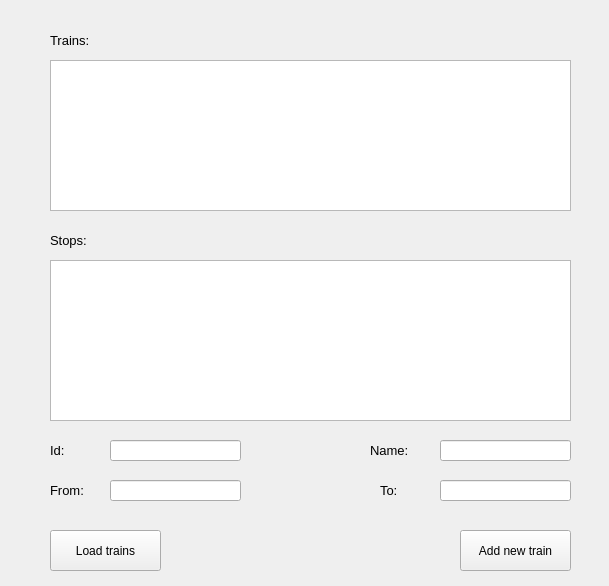
<?xml version="1.0" encoding="UTF-8"?>
<ui version="4.0">
 <class>MainWindow</class>
 <widget class="QMainWindow" name="MainWindow">
  <property name="geometry">
   <rect>
    <x>0</x>
    <y>0</y>
    <width>609</width>
    <height>586</height>
   </rect>
  </property>
  <property name="windowTitle">
   <string>MainWindow</string>
  </property>
  <widget class="QWidget" name="centralwidget">
   <widget class="QLabel" name="train_label">
    <property name="geometry">
     <rect>
      <x>50</x>
      <y>30</y>
      <width>51</width>
      <height>21</height>
     </rect>
    </property>
    <property name="font">
     <font>
      <pointsize>10</pointsize>
     </font>
    </property>
    <property name="text">
     <string>Trains:</string>
    </property>
   </widget>
   <widget class="QListWidget" name="train_list">
    <property name="geometry">
     <rect>
      <x>50</x>
      <y>60</y>
      <width>521</width>
      <height>151</height>
     </rect>
    </property>
   </widget>
   <widget class="QLabel" name="stops_label">
    <property name="geometry">
     <rect>
      <x>50</x>
      <y>230</y>
      <width>51</width>
      <height>21</height>
     </rect>
    </property>
    <property name="font">
     <font>
      <pointsize>10</pointsize>
     </font>
    </property>
    <property name="text">
     <string>Stops:</string>
    </property>
   </widget>
   <widget class="QListWidget" name="stops_list">
    <property name="geometry">
     <rect>
      <x>50</x>
      <y>260</y>
      <width>521</width>
      <height>161</height>
     </rect>
    </property>
   </widget>
   <widget class="QLabel" name="id_label">
    <property name="geometry">
     <rect>
      <x>50</x>
      <y>440</y>
      <width>51</width>
      <height>21</height>
     </rect>
    </property>
    <property name="font">
     <font>
      <pointsize>10</pointsize>
     </font>
    </property>
    <property name="text">
     <string>Id:</string>
    </property>
   </widget>
   <widget class="QLineEdit" name="id_input">
    <property name="geometry">
     <rect>
      <x>110</x>
      <y>440</y>
      <width>131</width>
      <height>21</height>
     </rect>
    </property>
   </widget>
   <widget class="QLabel" name="from_label">
    <property name="geometry">
     <rect>
      <x>50</x>
      <y>480</y>
      <width>51</width>
      <height>21</height>
     </rect>
    </property>
    <property name="font">
     <font>
      <pointsize>10</pointsize>
     </font>
    </property>
    <property name="text">
     <string>From:</string>
    </property>
   </widget>
   <widget class="QLineEdit" name="from_input">
    <property name="geometry">
     <rect>
      <x>110</x>
      <y>480</y>
      <width>131</width>
      <height>21</height>
     </rect>
    </property>
   </widget>
   <widget class="QLabel" name="name_label">
    <property name="geometry">
     <rect>
      <x>370</x>
      <y>440</y>
      <width>51</width>
      <height>21</height>
     </rect>
    </property>
    <property name="font">
     <font>
      <pointsize>10</pointsize>
     </font>
    </property>
    <property name="text">
     <string>Name:</string>
    </property>
   </widget>
   <widget class="QLineEdit" name="name_input">
    <property name="geometry">
     <rect>
      <x>440</x>
      <y>440</y>
      <width>131</width>
      <height>21</height>
     </rect>
    </property>
   </widget>
   <widget class="QLabel" name="to_label">
    <property name="geometry">
     <rect>
      <x>380</x>
      <y>480</y>
      <width>51</width>
      <height>21</height>
     </rect>
    </property>
    <property name="font">
     <font>
      <pointsize>10</pointsize>
     </font>
    </property>
    <property name="text">
     <string>To:</string>
    </property>
   </widget>
   <widget class="QLineEdit" name="to_input">
    <property name="geometry">
     <rect>
      <x>440</x>
      <y>480</y>
      <width>131</width>
      <height>21</height>
     </rect>
    </property>
   </widget>
   <widget class="QPushButton" name="load_trains_button">
    <property name="geometry">
     <rect>
      <x>50</x>
      <y>530</y>
      <width>111</width>
      <height>41</height>
     </rect>
    </property>
    <property name="text">
     <string>Load trains</string>
    </property>
   </widget>
   <widget class="QPushButton" name="add_train_button">
    <property name="geometry">
     <rect>
      <x>460</x>
      <y>530</y>
      <width>111</width>
      <height>41</height>
     </rect>
    </property>
    <property name="text">
     <string>Add new train</string>
    </property>
   </widget>
  </widget>
 </widget>
 <resources/>
 <connections/>
</ui>
